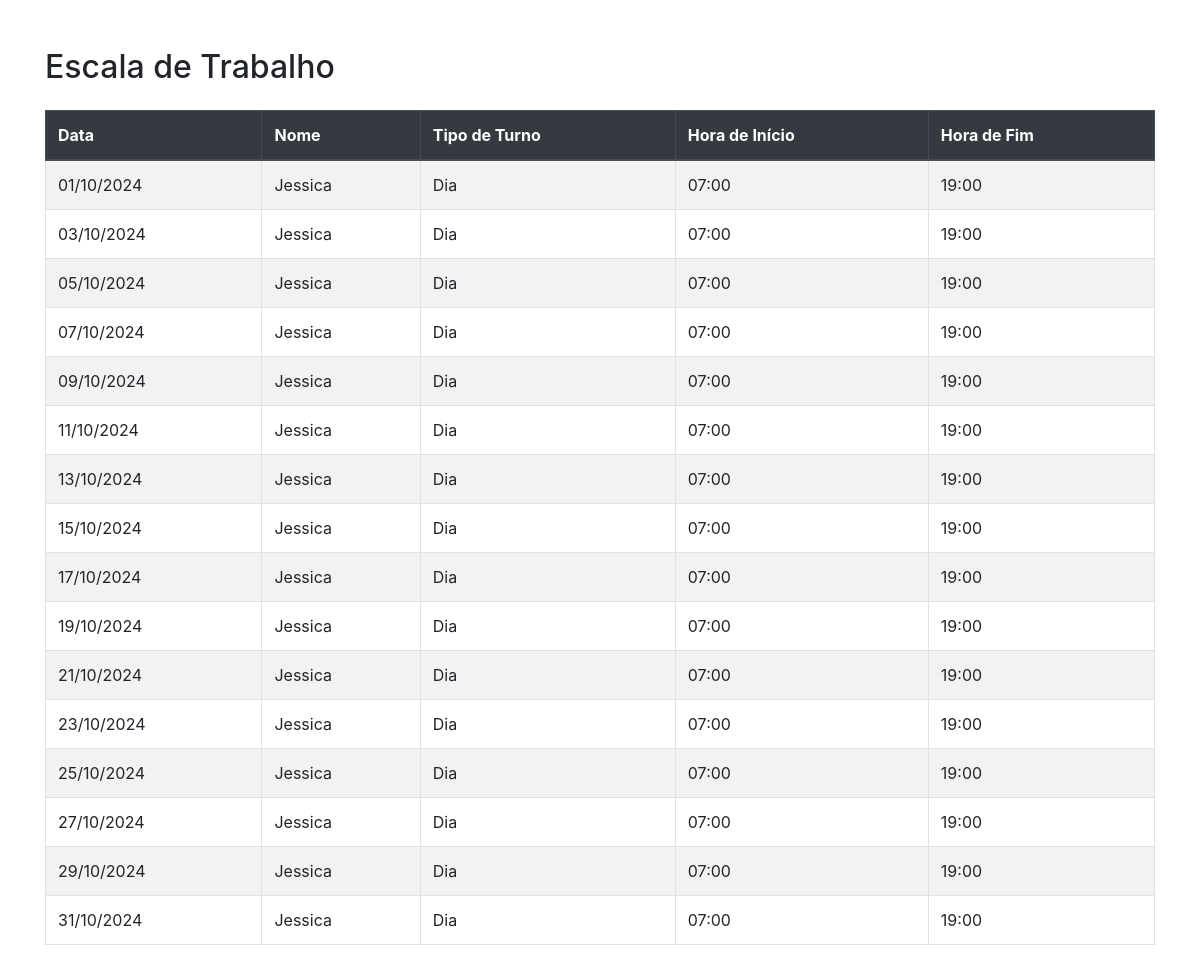
Page /sis/escalas/view_escala.php?id_func=44 on the committed database.
### tables this page shows
CREATE TABLE IF NOT EXISTS `escala` (
  `id_esc` int(11) NOT NULL AUTO_INCREMENT,
  `tipo_turno` varchar(50) DEFAULT NULL,
  `hora_inicio` time DEFAULT NULL,
  `hora_fim` time DEFAULT NULL,
  `data` date DEFAULT NULL,
  `id_func` int(11) DEFAULT NULL,
  PRIMARY KEY (`id_esc`),
  KEY `FK_escala_funcionario` (`id_func`),
  CONSTRAINT `FK_escala_funcionario` FOREIGN KEY (`id_func`) REFERENCES `funcionario` (`id_func`) ON DELETE CASCADE ON UPDATE CASCADE
);

CREATE TABLE IF NOT EXISTS `funcionario` (
  `id_func` int(11) NOT NULL AUTO_INCREMENT,
  `nome_func` varchar(50) NOT NULL,
  `cargo_func` varchar(50) DEFAULT NULL,
  `turno` varchar(50) DEFAULT NULL,
  `telefone_func` varchar(50) NOT NULL,
  `sexo_func` varchar(50) NOT NULL,
  `email_func` varchar(50) NOT NULL,
  `id_st` int(11) DEFAULT NULL,
  PRIMARY KEY (`id_func`) USING BTREE,
  KEY `FK_funcionario_setor` (`id_st`),
  CONSTRAINT `FK_funcionario_setor` FOREIGN KEY (`id_st`) REFERENCES `setor` (`id_st`) ON DELETE CASCADE ON UPDATE CASCADE
);

### sis/escalas/view_escala.php (the view, shortened to what this page needs)
<?php
$mysqli = new mysqli("localhost", "root", "", "sisescala");
if (isset($_GET['id_func'])) {
    $id_func = (int) $_GET['id_func'];
} else {
    die("ID do funcionário não fornecido.");
}
$sql = "SELECT escala.*, nome_func FROM escala JOIN funcionario ON escala.id_func = funcionario.id_func WHERE escala.id_func = $id_func";
$result = $mysqli->query($sql);
?>
<!DOCTYPE html>
<html lang="pt-br">
<head>
    <link rel="stylesheet" href="https://stackpath.bootstrapcdn.com/bootstrap/4.5.2/css/bootstrap.min.css">
</head>
<body>
    <div class="container mt-5">
        <h2 class="mb-4">Escala de Trabalho</h2>
        <table class="table table-bordered table-striped">
            <thead class="thead-dark">
                <tr>
                    <th>Data</th>
                    <th>Nome</th>
                    <th>Tipo de Turno</th>
                    <th>Hora de Início</th>
                    <th>Hora de Fim</th>
                </tr>
            </thead>
            <tbody>
                <?php
                if ($result && $result->num_rows > 0) {
                    while ($row = $result->fetch_assoc()) {
                        echo "<tr>";
                        echo "<td>" . date("d/m/Y", strtotime($row['data'])) . "</td>";
                        echo "<td>" . $row['nome_func'] . "</td>";
                        echo "<td>" . ucfirst($row['tipo_turno']) . "</td>";
                        echo "<td>" . date("H:i", strtotime($row['hora_inicio'])) . "</td>";
                        echo "<td>" . date("H:i", strtotime($row['hora_fim'])) . "</td>";
                        echo "</tr>";
                    }
                } else {
                    echo "<tr><td colspan='5' class='text-center'>Nenhum registro encontrado.</td></tr>";
                }
                ?>
            </tbody>
        </table>
    </div>
</body>
</html>

### rows in the picture
escala: data "01/10/2024", id_func.nome_func "Jessica", tipo_turno "Dia", hora_inicio "07:00", hora_fim "19:00"
escala: data "03/10/2024", id_func.nome_func "Jessica", tipo_turno "Dia", hora_inicio "07:00", hora_fim "19:00"
escala: data "05/10/2024", id_func.nome_func "Jessica", tipo_turno "Dia", hora_inicio "07:00", hora_fim "19:00"
escala: data "07/10/2024", id_func.nome_func "Jessica", tipo_turno "Dia", hora_inicio "07:00", hora_fim "19:00"
escala: data "09/10/2024", id_func.nome_func "Jessica", tipo_turno "Dia", hora_inicio "07:00", hora_fim "19:00"
escala: data "11/10/2024", id_func.nome_func "Jessica", tipo_turno "Dia", hora_inicio "07:00", hora_fim "19:00"
escala: data "13/10/2024", id_func.nome_func "Jessica", tipo_turno "Dia", hora_inicio "07:00", hora_fim "19:00"
escala: data "15/10/2024", id_func.nome_func "Jessica", tipo_turno "Dia", hora_inicio "07:00", hora_fim "19:00"
escala: data "17/10/2024", id_func.nome_func "Jessica", tipo_turno "Dia", hora_inicio "07:00", hora_fim "19:00"
escala: data "19/10/2024", id_func.nome_func "Jessica", tipo_turno "Dia", hora_inicio "07:00", hora_fim "19:00"
escala: data "21/10/2024", id_func.nome_func "Jessica", tipo_turno "Dia", hora_inicio "07:00", hora_fim "19:00"
escala: data "23/10/2024", id_func.nome_func "Jessica", tipo_turno "Dia", hora_inicio "07:00", hora_fim "19:00"
escala: data "25/10/2024", id_func.nome_func "Jessica", tipo_turno "Dia", hora_inicio "07:00", hora_fim "19:00"
escala: data "27/10/2024", id_func.nome_func "Jessica", tipo_turno "Dia", hora_inicio "07:00", hora_fim "19:00"
escala: data "29/10/2024", id_func.nome_func "Jessica", tipo_turno "Dia", hora_inicio "07:00", hora_fim "19:00"
escala: data "31/10/2024", id_func.nome_func "Jessica", tipo_turno "Dia", hora_inicio "07:00", hora_fim "19:00"
